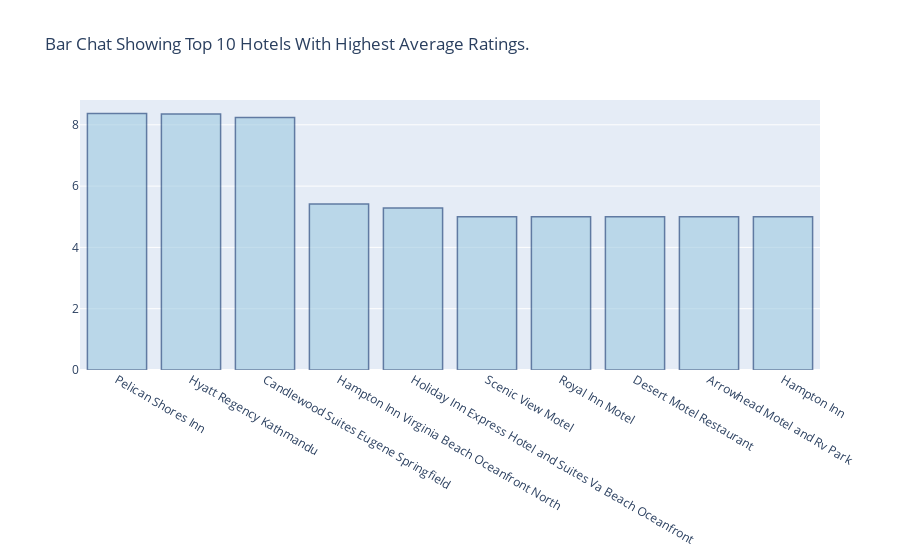

Notebook code cell kept with this figure:
### Code cell
q2 = df.groupby('name')['rating'].mean().reset_index().sort_values(by='rating', ascending=False)[:10]
trace = go.Bar(
    x=q2['name'],
    y=q2['rating'],
    marker=dict(
        color='rgb(158,202,225)',
        line=dict(
            color='rgb(8,48,107)',
            width=1.5,
        )
    ),    
    opacity=0.6
)

data = [trace]

layout = go.Layout(
    title='Bar Chat Showing Top 10 Hotels With Highest Average Ratings.',
)

fig = go.Figure(data=data, layout=layout)
py.iplot(fig, filename='hotel-reviews-highest-rating')

### Figure 1 — Plotly figure (JSON) as saved in the notebook; plotly's stock layout.template omitted (floating-point values rounded to 4 significant figures)
{"data": [{"marker": {"color": "rgb(158,202,225)", "line": {"color": "rgb(8,48,107)", "width": 1.5}}, "opacity": 0.6, "type": "bar", "x": ["Pelican Shores Inn", "Hyatt Regency Kathmandu", "Candlewood Suites Eugene Springfield", "Hampton Inn Virginia Beach Oceanfront North", "Holiday Inn Express Hotel and Suites Va Beach Oceanfront", "Scenic View Motel", "Royal Inn Motel", "Desert Motel Restaurant", "Arrowhead Motel and Rv Park", "Hampton Inn"], "y": [8.369, 8.354, 8.242, 5.42, 5.285, 5, 5, 5, 5, 5]}], "layout": {"title": {"text": "Bar Chat Showing Top 10 Hotels With Highest Average Ratings."}}}
